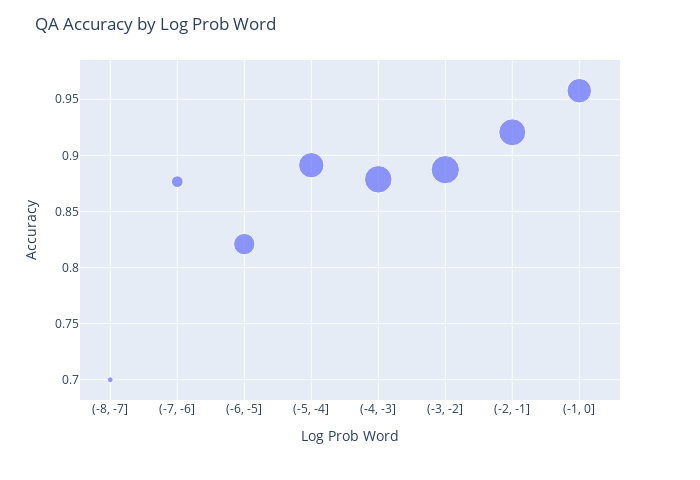

This figure's notebook cell:
### Code cell
import plotly.express as px

# Define the bin edges
bin_edges = np.arange(-8, 1, 1)

# Create a new column 'Bin' in the dataframe to store the bin labels
results['Bin'] = pd.cut(results['LogProbWord'], bins=bin_edges)

# Calculate the average CorrectInt and sample size for each bin
avg_correct_int = results.groupby('Bin')['CorrectInt'].mean()
sample_size = results.groupby('Bin').size()

# Convert the bin labels to strings for plotting
avg_correct_int.index = avg_correct_int.index.astype(str)

# Create a scatter plot with Plotly Express
fig = px.scatter(x=avg_correct_int.index, y=avg_correct_int.values, size=sample_size.values)

# Update plot labels
fig.update_layout(
    title='QA Accuracy by Log Prob Word',
    xaxis_title='Log Prob Word',
    yaxis_title='Accuracy'
)

# make fig less wide
fig.update_layout(
    width=700,
    height=480
)


# Show the plot
fig.show()

# write fig to html
fig.write_html("log_prob_word.html")

### Figure 1 — Plotly figure (JSON) as saved in the notebook; plotly's stock layout.template omitted (floating-point values rounded to 4 significant figures)
{"data": [{"hovertemplate": "x=%{x}<br>y=%{y}<br>size=%{marker.size}<extra></extra>", "legendgroup": "", "marker": {"color": "#636efa", "size": [20, 81, 268, 377, 445, 470, 428, 354], "sizemode": "area", "sizeref": 1.175, "symbol": "circle"}, "mode": "markers", "name": "", "orientation": "v", "showlegend": false, "type": "scatter", "x": ["(-8, -7]", "(-7, -6]", "(-6, -5]", "(-5, -4]", "(-4, -3]", "(-3, -2]", "(-2, -1]", "(-1, 0]"], "xaxis": "x", "y": [0.7, 0.8765, 0.8209, 0.8912, 0.8787, 0.8872, 0.9206, 0.9576], "yaxis": "y"}], "layout": {"height": 480, "legend": {"itemsizing": "constant", "tracegroupgap": 0}, "margin": {"t": 60}, "title": {"text": "QA Accuracy by Log Prob Word"}, "width": 700, "xaxis": {"anchor": "y", "domain": [0, 1], "title": {"text": "Log Prob Word"}}, "yaxis": {"anchor": "x", "domain": [0, 1], "title": {"text": "Accuracy"}}}}
